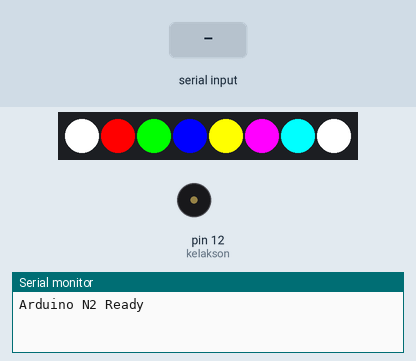
Simulated run of this sketch. Board: Arduino Uno, built with avr-gcc and run on an emulated ATmega328P. Parts: 8 RGB LEDs in strip order, left to right, buzzer (waves = sounding), the last lines printed to the serial monitor. The inputs (shaded band) are chosen by the test bench.

Above: at 0.2 s.
3.4 s: "2" received over the second serial link
At 4.1 s:
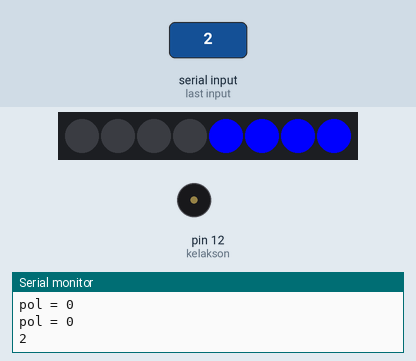
6.4 s: "3" received over the second serial link
At 9.35 s:
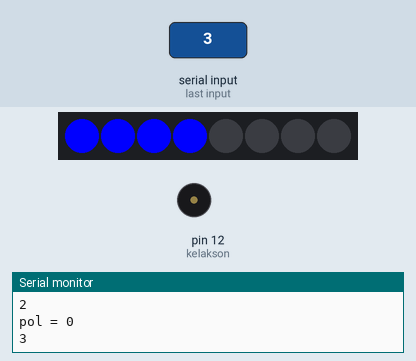
9.4 s: "k" received over Serial
At 12.0 s:
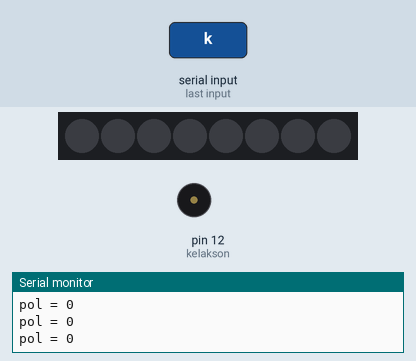
Timing chart, 0 to 13.5 s (numbered marks = the images above; inputs shaded):
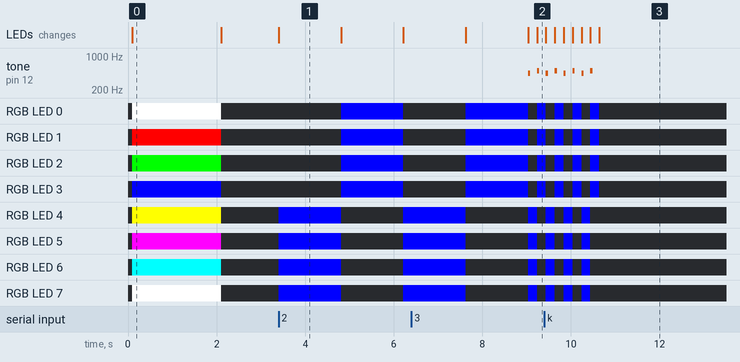

The sketch:

Mobil_25_2.ino
```cpp
#include <Adafruit_NeoPixel.h>

#define PIN 11 // On Trinket or Gemma, suggest changing this to 1

#define NUMPIXELS 8 // Popular NeoPixel ring size

Adafruit_NeoPixel pixels(NUMPIXELS, PIN, NEO_GRB + NEO_KHZ800);

#define DELAYVAL 500
#define kelakson 12

int buzz = 12;
int pol = 0;

char dataread;
char datalast;
#include <SoftwareSerial.h>
SoftwareSerial data(7,8);//rx,tx

void setup() {
  data.begin(9600);
  Serial.begin(9600);
  Serial.println("Arduino N2 Ready");
  pixels.begin();
  pinMode(kelakson, OUTPUT);
  delay(100);
  All_On();
  delay(2000);
  All_off();
}

void loop() {
  Serial.println("pol = " + String(pol));
  if(Serial.available() || data.available()){
    if(Serial.available()>0){
      dataread = Serial.read();
      Serial.println(dataread);
    }else{
      datalast = data.read();
      Serial.println(datalast);
    }
    if(datalast == 'k' || dataread == 'k'){
      digitalWrite(kelakson, 1);
    }
    else if(datalast == '2' || dataread == '2'){
      //police();
    }
    else if(datalast == '3' || dataread == '3'){
      //police2();
    }
    else{
      digitalWrite(kelakson, 0);
    }
    if(datalast == '2'){
      for(int i = 0; i < 2; i++){
        police();
      }
      All_off();
    }
    if(datalast == '3'){
      for(int i = 0; i < 2; i++){
        police2();
      }
      All_off();
    }
  }//end serial.available
}//end loop
void Kiri(){
  pixels.clear();
  pixels.setPixelColor(0, pixels.Color(255,0, 0));
  pixels.setPixelColor(1, pixels.Color(255, 0, 0));
  pixels.setPixelColor(2, pixels.Color(255, 0, 0));
  pixels.setPixelColor(3, pixels.Color(255, 0, 0));
  pixels.show();
}

void Kiri2(){
  pixels.clear();
  pixels.setPixelColor(0, pixels.Color(0,0, 255));
  pixels.setPixelColor(1, pixels.Color(0, 0, 255));
  pixels.setPixelColor(2, pixels.Color(0, 0, 255));
  pixels.setPixelColor(3, pixels.Color(0, 0, 255));
  pixels.show();
}

void Kanan(){
  pixels.clear();
  pixels.setPixelColor(4, pixels.Color(0, 0, 255));
  pixels.setPixelColor(5, pixels.Color(0, 0, 255));
  pixels.setPixelColor(6, pixels.Color(0, 0, 255));
  pixels.setPixelColor(7, pixels.Color(0, 0, 255));
  pixels.show();
}

void All_off(){
  pixels.clear();
  pixels.setPixelColor(0, pixels.Color(0,0, 0));
  pixels.setPixelColor(1, pixels.Color(0, 0, 0));
  pixels.setPixelColor(2, pixels.Color(0, 0, 0));
  pixels.setPixelColor(3, pixels.Color(0, 0, 0));
  pixels.setPixelColor(4, pixels.Color(0, 0, 0));
  pixels.setPixelColor(5, pixels.Color(0, 0, 0));
  pixels.setPixelColor(6, pixels.Color(0, 0, 0));
  pixels.setPixelColor(7, pixels.Color(0, 0, 0));
  pixels.show();
}

void All_On(){
  pixels.clear();
     pixels.setPixelColor(1, pixels.Color(255, 0, 0));
  pixels.setPixelColor(2, pixels.Color(0, 255, 0));
  pixels.setPixelColor(3, pixels.Color(0, 0, 255));
  pixels.setPixelColor(4, pixels.Color(255, 255, 0));
  pixels.setPixelColor(5, pixels.Color(255, 0, 255));
  pixels.setPixelColor(6, pixels.Color(0, 255, 255));
  pixels.setPixelColor(7, pixels.Color(255, 255, 255));
  pixels.setPixelColor(0, pixels.Color(255, 255, 255));
  pixels.show();
}

void police(){
  Kanan();
  for(int hz = 440; hz < 1000; hz+=2){
    tone(buzz, hz, 50);
    delay(5);
  }
  Kiri2();
  for(int hz = 1000; hz > 440; hz-=2){
    tone(buzz, hz, 50);
    delay(5);
  }
  Kanan();
}

void police2(){
  Kanan();
  tone(buzz, 440, 50);
  delay(200);
  Kiri2();
  tone(buzz, 500, 50);
  delay(200);
}
```

Measured:
- after the input at 3.4 s, RGB LED 0–3: off → RGB(0, 0, 255) after 1.4 s, → off 1.4 s later; RGB LED 4–7: off → RGB(0, 0, 255) at once, → off 1.4 s later, → RGB(0, 0, 255) 1.4 s later; the LEDs: change at once (image 1)
- by itself, tone on pin 12 (kelakson): repeats every 0.40 s: silent 0.15 s, 500 Hz 0.05 s, silent 0.15 s, 440 Hz 0.05 s, until it stays silent from 10.5 s
- what the display in image 0 shows lasts 2.0 s, from 0.1 s to 2.1 s
- what the display in image 1 shows lasts 1.4 s, from 3.4 s to 4.8 s
